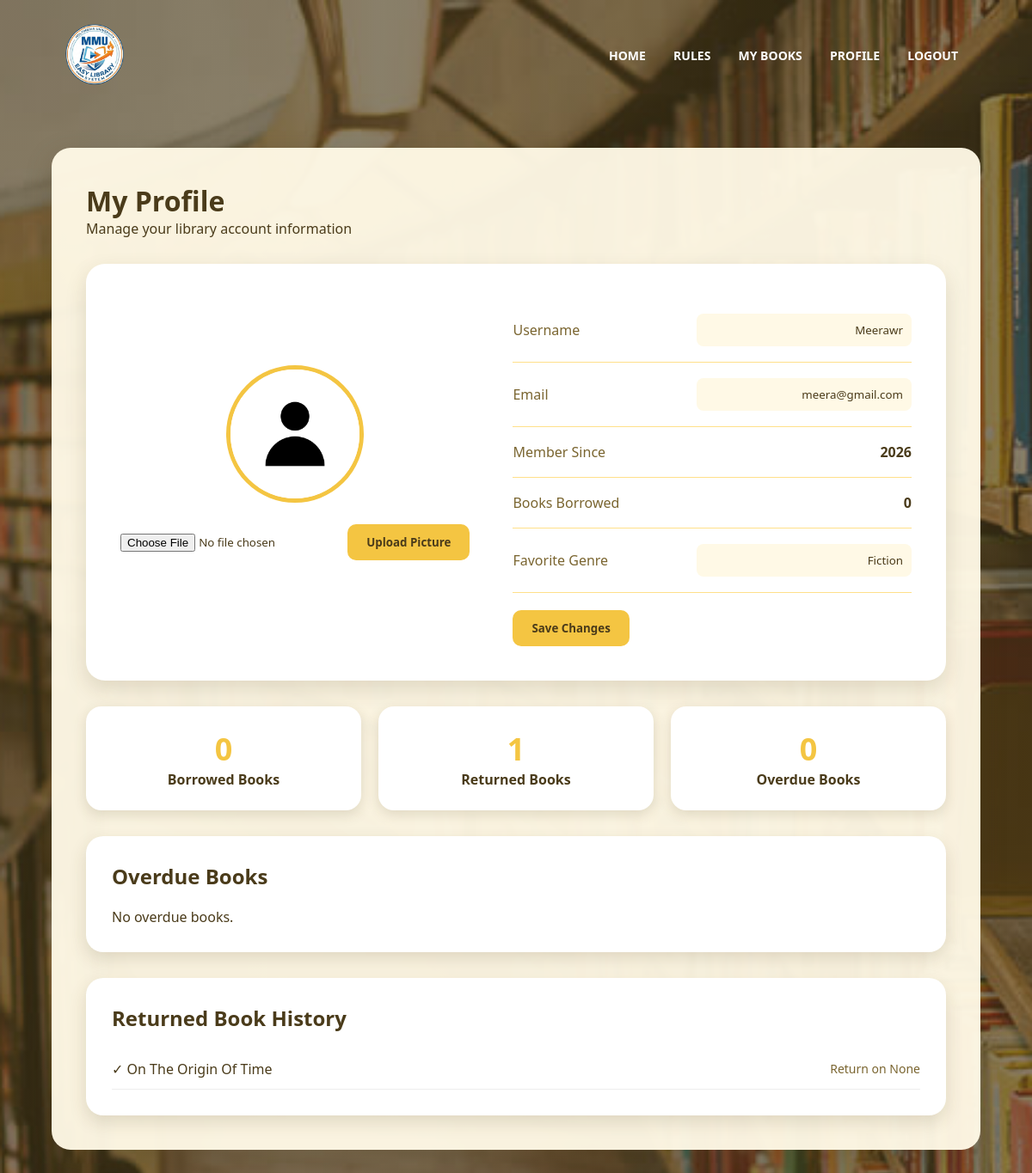
Screenshot of /profile (signed in) with the database file from the repository.
### tables this page shows
CREATE TABLE users(
        id INTEGER PRIMARY KEY AUTOINCREMENT,
        username TEXT,
        email TEXT,
        password TEXT,
        favorite_genre TEXT,
        member_since TEXT
    , profile_picture TEXT, is_blocked INTEGER DEFAULT 0);

CREATE TABLE borrowed_books(
        id INTEGER PRIMARY KEY AUTOINCREMENT,
        user_id INTEGER,
        book_title TEXT,
        borrow_date TEXT,
        due_date TEXT,
        status TEXT, is_blocked INTEGER DEFAULT 0, return_date TEXT,
        FOREIGN KEY(user_id) REFERENCES users(id)
    );

### app.py (the view)
@app.route("/profile")
def profile():
    if "user_id" not in session:
        return redirect(url_for("sign_in"))
    conn = sqlite3.connect("library.db")
    cursor = conn.cursor()
    cursor.execute("SELECT * FROM users WHERE id=?", (session["user_id"],))
    user = cursor.fetchone()
    picture = user[6]
    if picture:
        profile_picture = url_for("static", filename=f"profile_pictures/{picture}")
    else:
        profile_picture = url_for("static", filename="default_profile.png")
    cursor.execute("""
    SELECT COUNT(*) FROM borrowed_books
    WHERE user_id=? AND status='Borrowed'
    """, (session["user_id"],))
    borrowed_count = cursor.fetchone()[0]
    cursor.execute("""
    SELECT COUNT(*) FROM borrowed_books
    WHERE user_id=? AND status='Returned'
    """, (session["user_id"],))
    returned_count = cursor.fetchone()[0]
    today = datetime.now().strftime("%Y-%m-%d")
    cursor.execute("""
    SELECT COUNT(*) FROM borrowed_books
    WHERE user_id=? AND due_date < ? AND status='Borrowed'
    """, (session["user_id"], today))
    overdue_count = cursor.fetchone()[0]
    cursor.execute("""
    SELECT book_title, due_date
    FROM borrowed_books
    WHERE user_id=? AND due_date < ? AND status='Borrowed'
    ORDER BY due_date ASC
    """, (session["user_id"], today))
    overdue_book_history = cursor.fetchall()
    cursor.execute("""
    SELECT book_title, return_date
    FROM borrowed_books
    WHERE user_id=? AND status='Returned'
    ORDER BY id DESC
    """, (session["user_id"], ))
    returned_book_history = cursor.fetchall()
    conn.close()
    return render_template(
        "profile.html",
        username=user[1],
        email=user[2],
        favorite_genre=user[4],
        member_since=user[5],
        profile_picture=profile_picture,
        borrowed_count=borrowed_count,
        returned_count=returned_count,
        overdue_count=overdue_count,
        overdue_book_history=overdue_book_history,
        returned_book_history=returned_book_history,
        error=request.args.get("error")
    )

### templates/profile.html (shortened to what this page needs)
<!DOCTYPE html>
<html lang="en">
<head>
    <link rel="stylesheet" href="{{ url_for('static', filename='style.css') }}">
    <link href="https://unpkg.com/boxicons@2.1.4/css/boxicons.min.css" rel="stylesheet">
</head>
<body class="profile-body">
    <section class="profile-navbar">
        <nav>
            <a href="/">
                <img src="/static/images/logo3.png " style="width:75px; height:auto;"></a>
            <div class="nav-links">
                <ul>
                    <li><a href="/">HOME</a></li>
                    <li><a href="/rules">RULES</a></li>
                    <li><a href="/mybooks">MY BOOKS</a></li>
                    <li><a href="/profile">PROFILE</a></li>
                    <li><a href="/logout">LOGOUT</a></li>
                </ul>
            </div>
        </nav>
    </section>
    <div class="main-content">
        <div class="top-section">
            <div>
                <h1>My Profile</h1>
                <p>Manage your library account information</p>
            </div>
        </div>
        <div class="profile-card">
            <div class="profile-left">
                <img src="{{ profile_picture }}"
                     class="profile-image">
                <form action="/upload-picture"
                      method="post"
                      enctype="multipart/form-data">
                    <input type="file"
                           name="picture"
                           accept="image/*">
                    <button type="submit"
                            class="edit-btn">
                            Upload Picture
                        </button>
                </form>
                <br>
            </div>
            <div class="profile-right">
                <form action="/update-profile" method="post">
                <div class="info-row">
                    <span>Username</span>
                    <input type="text"
                           name="username"
                           value="{{ username }}">
                </div>
                <div class="info-row">
                    <span>Email</span>
                    <input type="email"
                           name="email"
                           value="{{ email }}">
                </div>
                <div class="info-row">
                    <span>Member Since</span>
                    <strong>{{ member_since }}</strong>
                </div>
                <div class="info-row">
                    <span>Books Borrowed</span>
                    <strong>{{ borrowed_count }}</strong>
                </div>
                <div class="info-row">
                    <span>Favorite Genre</span>
                    <input
                       type="text"
                       name="favorite_genre"
                       value="{{ favorite_genre }}"
                       placeholder="Enter favorite genre">
                </div>
                <button type="submit"
                        class="edit-btn">
                    Save Changes
                </button>
                </form>
            </div>
        </div>
        <div class="stats">
            <div class="stat-box">
                <h2>{{ borrowed_count }}</h2>
                <p>Borrowed Books</p>
            </div>
            <div class="stat-box">
                <h2>{{ returned_count }}</h2>
                <p>Returned Books</p>
            </div>
            <div class="stat-box">
                <h2>{{ overdue_count }}</h2>
                <p>Overdue Books</p>
            </div>
        </div>
        <div class="history-section">
            <h2>Overdue Books</h2>
            {% if overdue_book_history %}
               <ul class="history-list">
                   {% for book in overdue_book_history %}
                   <li class="history-item overdue-item">
                       <span>⚠ {{ book[0] }}</span>
                       <span class="history-date">
                            Due on {{ book[1] }}
                       </span>
                    </li>
                   {% endfor %}
                </ul>
            {% else %}
               <p>No overdue books.</p>
            {% endif %}
        </div>
        <div class="history-section">
            <h2>Returned Book History</h2>
            {% if returned_book_history %}
               <ul class="history-list">
                   {% for book in returned_book_history %}
                   <li class="history-item">
                    <span>✓ {{ book[0] }}</span>
                    <span class="history-date">Return on {{ book[1] }}</span>
                   </li>
                   {% endfor %}
                </ul>
            {% else %}
               <p>No returned books yet.</p>
            {% endif %}
        </div>
    </div>
</body>
</html>

### static/style.css (style rules this page uses)
:root { --primary: #F4C542; --secondary: #FFE08A; --background: #FFF9E6; --text: #4A3B1A; --white: #FFFFFF; --shadow: rgba(74, 59, 26, 0.15); }
* { margin: 0; padding: 0; box-sizing: border-box; font-family: "Segoe UI", sans-serif; }
body { background: var(--background); color: var(--text); }
nav { display: flex; padding: 25px 6%; justify-content: space-between; align-items: center; }
nav img { width: 140px; }
.nav-links { flex: 1; text-align: right; }
.nav-links ul li { list-style: none; display: inline-block; padding: 8px 14px; }
.nav-links ul li a { color: var(--white); text-decoration: none; font-size: 14px; font-weight: 600; }
.nav-links ul li::after { content: ""; width: 0; height: 3px; background: var(--primary); display: block; margin: auto; transition: 0.4s; border-radius: 10px; }
.profile-body { margin: 0; min-height: 100vh; background-image: linear-gradient( rgba(74, 59, 26, 0.65), rgba(74, 59, 26, 0.65) ), url(/static/images/books.jpg); background-size: cover; background-position: center; background-attachment: fixed; }
.profile-navbar { background: transparent; }
.main-content { width: 90%; margin: 40px auto; padding: 40px; background: rgba(255, 249, 230, 0.96); border-radius: 22px; box-shadow: 0 10px 30px rgba(74, 59, 26, 0.25); }
.top-section { display: flex; justify-content: space-between; align-items: center; }
.top-section h1 { color: var(--text); }
.profile-card { background: var(--white); margin-top: 30px; border-radius: 22px; padding: 40px; display: flex; gap: 50px; align-items: center; box-shadow: 0 10px 25px var(--shadow); }
.profile-left { text-align: center; }
.profile-image { width: 160px; height: 160px; border-radius: 50%; object-fit: cover; border: 5px solid var(--primary); }
.edit-btn { margin-top: 20px; background: var(--primary); color: var(--text); border: none; padding: 12px 22px; border-radius: 10px; cursor: pointer; font-weight: bold; transition: 0.3s; }
.profile-right { flex: 1; }
.info-row { display: flex; justify-content: space-between; align-items: center; padding: 18px 0; border-bottom: 1px solid var(--secondary); color: var(--text); }
.info-row span { color: #7a6530; }
.info-row input { border: none; background: var(--background); padding: 10px; border-radius: 8px; width: 250px; text-align: right; color: var(--text); }
.stats { margin-top: 30px; display: flex; gap: 20px; }
.stat-box { flex: 1; background: var(--white); padding: 25px; border-radius: 18px; text-align: center; box-shadow: 0 5px 15px var(--shadow); }
.stat-box h2 { color: var(--primary); font-size: 36px; }
.stat-box p { color: var(--text); font-weight: 600; }
.history-section { margin-top: 30px; background: var(--white); padding: 30px; border-radius: 20px; box-shadow: 0 8px 20px var(--shadow); }
.history-section h2 { color: var(--text); margin-bottom: 20px; }
.history-list { list-style: none; padding: 0; margin-top: 15px; }
.history-item { display: flex; justify-content: space-between; align-items: center; padding: 12px 0; border-bottom: 1px solid #eee; }
.history-date { font-weight: 500; color: #7a6530; font-size: 14px; }

### rows the page displays
users: username "Meerawr", email "meera@gmail.com", member_since "2026", favorite_genre "Fiction"
borrowed_books: book_title "On The Origin Of Time", book "None"

### other values shown
{{ borrowed_count }} "0"
{{ returned_count }} "1"
{{ overdue_count }} "0"
